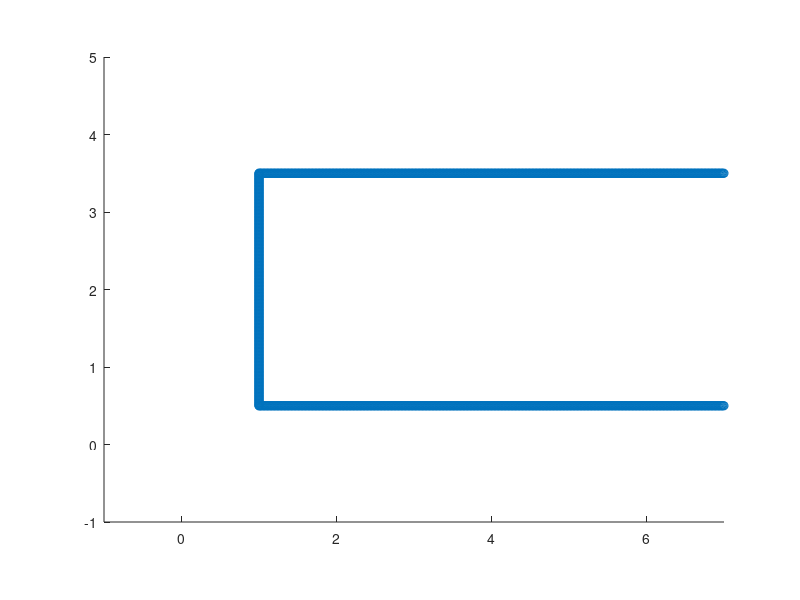

MATLAB code to generate this figure: (Note: this script raises an error after producing the figure.)

%%
% 以散点图的形式绘制定位结果

figure();
hold on;
axis([-1, 7, -1 , 5]);
axis equal;
pos_hat = [
    6, 3.5;
    1, 3.5;
    1, 0.5;
    6, 0.5; 
];

point_hat_set = [];
for i = 1 : 0.01 : 7
    point_hat_set = [point_hat_set; i, 3.5];
end

for j = 0.5 : 0.01 : 3.5
    point_hat_set = [point_hat_set; 1, j];
end

for i = 1 : 0.01 : 7
    point_hat_set = [point_hat_set; i, 0.5];
end

scatter(point_hat_set(:, 1), point_hat_set(:, 2));
scatter(posiRes(:, 1), posiRes(:, 2), 'blue');
scatter(kal_posiRes(:, 1), kal_posiRes(:, 2), 'r');
% scatter(KF.smooth_posiRes(:, 1), KF.smooth_posiRes(:, 2));
% scatter(kal_mean_posiRes(:, 1), kal_mean_posiRes(:, 2));
% scatter(mean_posiRes(:, 1), mean_posiRes(:, 2));
% scatter(ftm_posiRes(:, 1), ftm_posiRes(:, 2));
% scatter(ftm_mean_posiRes(:, 1), ftm_mean_posiRes(:, 2));


%%
% 折线图绘制定位中的X结果
figure;
hold on;
plot(posiRes(:, 1));
plot(ftm_posiRes(:, 1));
% plot(ftm_mean_posiRes(:, 1));
legend('原始','intel','mean ');

%%
% 折线图绘制定位中的Y结果
figure;
hold on;
plot(posiRes(:, 2));
plot(ftm_posiRes(:, 2));
plot(ftm_mean_posiRes(:, 2));
legend('原始','intel','mean ');

%%
% 折线图绘制原始 预测 修正后的定位结果
figure;
hold on;
title('X')
plot(KF.X_set(:, 1));
plot(KF.X_set(:, 2));
plot(KF.X_set(:, 3));
legend('观测','预测','修正');

%%
% 折线图绘制原始 预测 修正后的定位结果
figure;
hold on;
title('Y')
plot(KF.X_set(:, 6));
plot(KF.X_set(:, 7));
plot(KF.X_set(:, 8));
legend('观测','预测','修正');

%%
figure;
plot(kalmanDataArr(:, 1:5));
title("X");
% legend('Measured','estimateRes', 'kalmanRes','meanRes','kalmanGain');
legend('Measured','estimateRes', 'kalmanRes','kalmanGain', 'vx');
%%
figure;
plot(kalmanDataArr(:, 6:10));
title("Y");

% legend('Measured','estimateRes', 'kalmanRes','meanRes','kalmanGain');
legend('Measured','estimateRes', 'kalmanRes','kalmanGain', 'vy');
%%
% 以三维散点图的形式绘制定位结果


colors = linspace(1, 256, length(posiRes));
% scatter(kalmanPosiRes(:,1),kalmanPosiRes(:,2), [], colors, 'filled');
scatter3(posiRes(:,1),posiRes(:,2), 1:length(posiRes), [], colors, 'filled');
% scatter3(ftm_mean_posiRes(:,1), ftm_mean_posiRes(:,2), 1:length(posiRes), [], colors, 'filled');

%%



a = gpuArray(zeros(100, 100));

b = a + 1;


a(1:100, 20:50)
